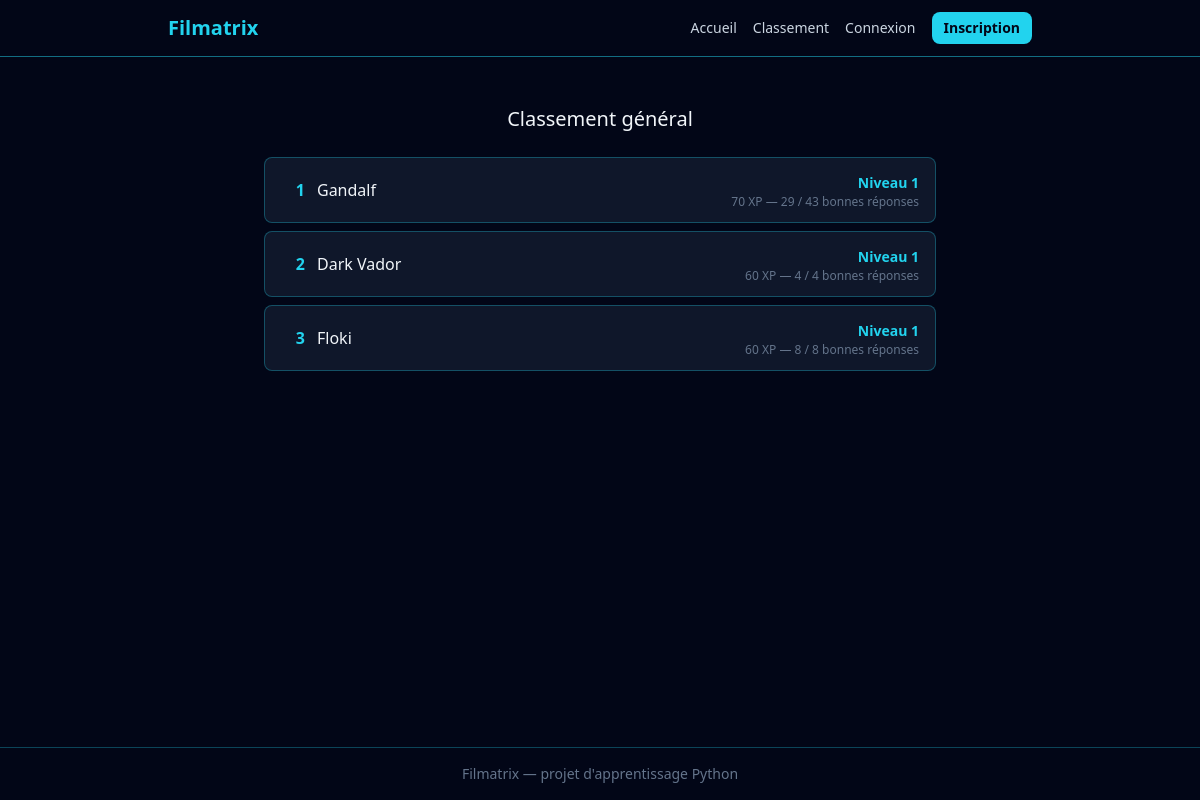
Page /classement on the committed database.
### src/models.py (models this page shows, shortened)
class User(db.Model, UserMixin):
    __tablename__ = "users"
    id = db.Column(db.Integer, primary_key=True)
    username = db.Column(db.String(50), unique=True, nullable=False)
    email = db.Column(db.String(120), unique=True, nullable=False)
    password_hash = db.Column(db.String(255), nullable=False)
    total_xp = db.Column(db.Integer, nullable=False, default=0)
    coins = db.Column(db.Integer, nullable=False, default=0)
    equipped_title = db.Column(db.String(50), nullable=True)

### app.py (the view)
    @app.route("/classement")
    def leaderboard() -> str:
        results = (
                db.session.query(
                        User.username,
                        User.total_xp,
                        func.count(Attempt.id).label("total"),
                        func.sum(db.case((Attempt.is_correct, 1), else_=0)).label("correct"),
                    )
                    .join(Attempt, Attempt.user_id == User.id)
                    .group_by(User.id)
                    .order_by(User.total_xp.desc())
                    .all()
            )
        leaderboard_entries = []
        for result in results:
            level_info = calculate_level(result.total_xp)
            leaderboard_entries.append(
                {
                    "username": result.username,
                    "total_xp": result.total_xp,
                    "level": level_info["level"],
                    "total": result.total,
                    "correct": result.correct,
                }
            )
        return render_template("classement.html", results=leaderboard_entries)

### app.py (called while the page is built)
def calculate_level(total_xp: int) -> dict:
        level = 1
        xp_for_next_level = 100
        xp_already_spent = 0
        while total_xp - xp_already_spent >= xp_for_next_level:
            xp_already_spent += xp_for_next_level
            level += 1
            xp_for_next_level = 100 * level
        xp_in_current_level = total_xp - xp_already_spent
        return {
            "level": level,
            "xp_in_current_level": xp_in_current_level,
            "xp_for_next_level": xp_for_next_level,
            }

### templates/classement.html
{% extends "base.html" %}
{% block content %}
<div class="max-w-2xl mx-auto mt-8">
    <h2 class="text-xl mb-6 text-center">Classement général</h2>
    {% if results %}
    <div class="flex flex-col gap-2">
        {% for result in results %}
        <div class="flex items-center justify-between bg-slate-900 border border-cyan-400/30 rounded-lg px-4 py-3">
            <div class="flex items-center gap-3">
                <span class="text-cyan-400 font-bold w-6 text-right">{{ loop.index }}</span>
                <span>{{ result.username }}</span>
            </div>
            <div class="text-right">
                <span class="text-cyan-400 font-bold text-sm">Niveau {{ result.level }}</span>
                    <p class="text-slate-500 text-xs">{{ result.total_xp }} XP — {{ result.correct }} / {{ result.total }} bonnes réponses</p>
            </div>
        </div>
        {% endfor %}
    </div>
    {% else %}
    <p class="text-slate-500 text-center">Aucune partie jouée pour le moment.</p>
    {% endif %}
</div>
{% endblock %}

### templates/base.html (shortened to what this page needs)
<!DOCTYPE html>
<html lang="fr">
<head>
    <link rel="stylesheet" href="{{ url_for('static', filename='css/output.css') }}">
</head>
<body class="bg-slate-950 text-slate-100 min-h-screen flex flex-col">
    <header class="border-b border-cyan-400/50">
    <nav class="max-w-4xl mx-auto px-4 py-3">
        <div class="flex items-center justify-between">
            <a href="{{ url_for('home') }}" class="text-xl font-bold text-cyan-400">
                Filmatrix
            </a>
            <div class="flex items-center gap-4">
                <div class="hidden md:flex items-center gap-4 text-sm">
                    <a href="{{ url_for('home') }}" class="text-slate-300 hover:text-cyan-400 transition">Accueil</a>
                    <a href="{{ url_for('leaderboard') }}" class="text-slate-300 hover:text-cyan-400 transition">Classement</a>
                    {% if current_user.is_authenticated %}
                        <a href="{{ url_for('profile') }}" class="text-slate-300 hover:text-cyan-400 transition">Mon profil</a>
                        <a href="{{ url_for('logout') }}" class="text-slate-300 hover:text-cyan-400 transition">Déconnexion</a>
                    {% else %}
                        <a href="{{ url_for('login') }}" class="text-slate-300 hover:text-cyan-400 transition">Connexion</a>
                        <a href="{{ url_for('register') }}" class="bg-cyan-400 hover:bg-cyan-300 text-slate-950 font-bold px-3 py-1.5 rounded-lg transition">Inscription</a>
                    {% endif %}
                </div>
            </div>
        </div>
    </nav>
</header>
    <main class="flex-1 p-4">
        {% block content %}{% endblock %}
    </main>
    <footer class="border-t border-cyan-400/30 text-center text-slate-500 text-sm py-4">
        Filmatrix — projet d'apprentissage Python
    </footer>
</body>
</html>

### rows in the picture
User: username "Gandalf", level "1", total_xp "70", correct "29", total "43"
User: username "Dark Vador", level "1", total_xp "60", correct "4", total "4"
User: username "Floki", level "1", total_xp "60", correct "8", total "8"
